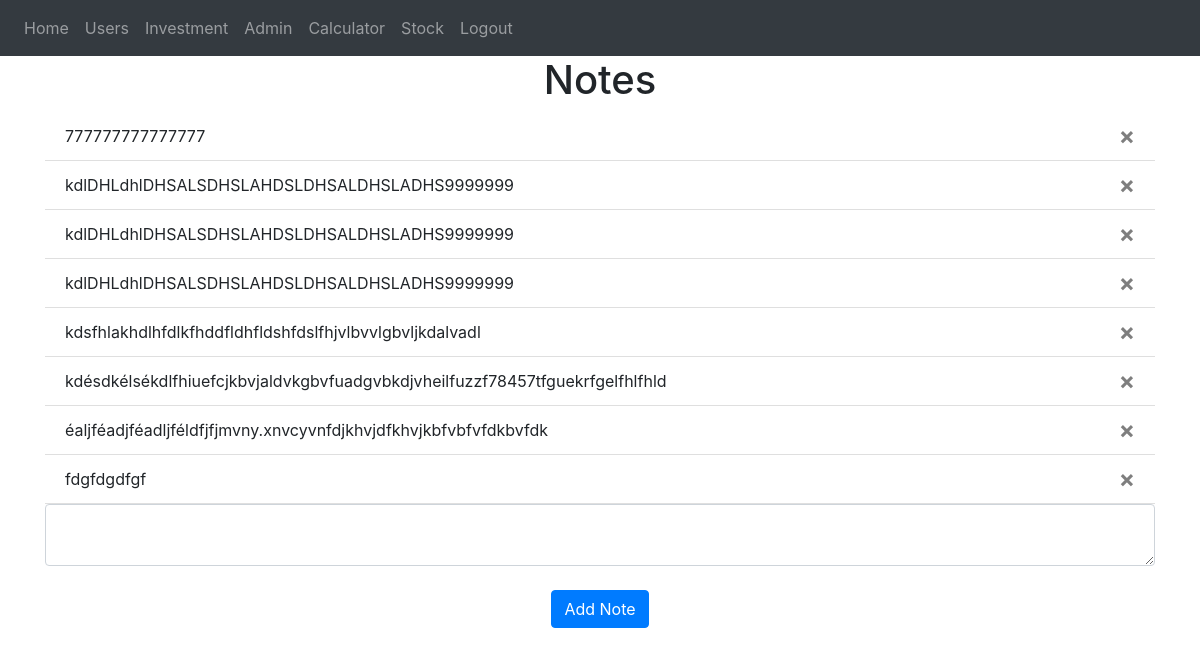
/ (signed in), run on an earlier commit of the app's database.
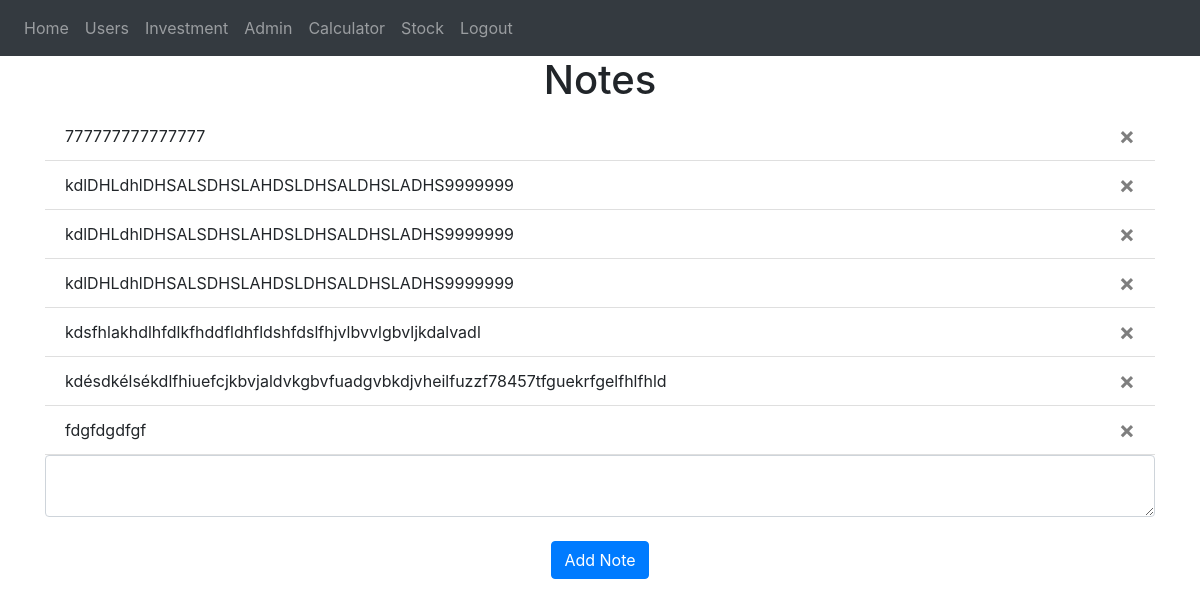
And on a later commit of the database.
### website/models.py (models this page shows)
class Note(db.Model):
    id = db.Column(db.Integer, primary_key=True)
    data = db.Column(db.String(10000))
    date = db.Column(db.DateTime(timezone=True), default=func.now())
    user_id = db.Column(db.Integer, db.ForeignKey('user.id'))

### website/views.py (the view, shortened to what this page needs)
@views.route('/', methods=['GET', 'POST'])
@login_required
def home():
    return render_template("home.html", user=current_user)

### website/__init__.py (called while the page is built)
def create_app():
    app = Flask(__name__)
    app.config['SECRET_KEY'] = 'hjshjhdjah kjshkjdhjs'
    app.config['SQLALCHEMY_DATABASE_URI'] = f'sqlite:///{DB_NAME}'
    db.init_app(app)
    from .views import views
    from .auth import auth
    app.register_blueprint(views, url_prefix='/')
    app.register_blueprint(auth, url_prefix='/')
    from .models import User, Note
    with app.app_context():
        db.create_all()
    login_manager = LoginManager()
    login_manager.login_view = 'auth.login'
    login_manager.init_app(app)
    @login_manager.user_loader
    def load_user(id):
        return User.query.get(int(id))
    return app

### website/templates/home.html
{% extends "base.html" %} {% block title %}Home{% endblock %} {% block content
%}
<h1 align="center">Notes</h1>
<ul class="list-group list-group-flush" id="notes">
  {% for note in user.notes %}
  <li class="list-group-item">
    {{ note.data }}
    <button type="button" class="close" onClick="deleteNote({{ note.id }})">
      <span aria-hidden="true">&times;</span>
    </button>
  </li>
  {% endfor %}
</ul>
<form method="POST">
  <textarea name="note" id="note" class="form-control"></textarea>
  <br />
  <div align="center">
    <button type="submit" class="btn btn-primary">Add Note</button>
  </div>
</form>
{% endblock %}

What changed in the data, as far as the page shows it:
removed Note: data "éaljféadjféadljféldfjfjmvny.xnvcyvnfdjkhvjdfkhvjkbfvbfvfdkbvfdk"
